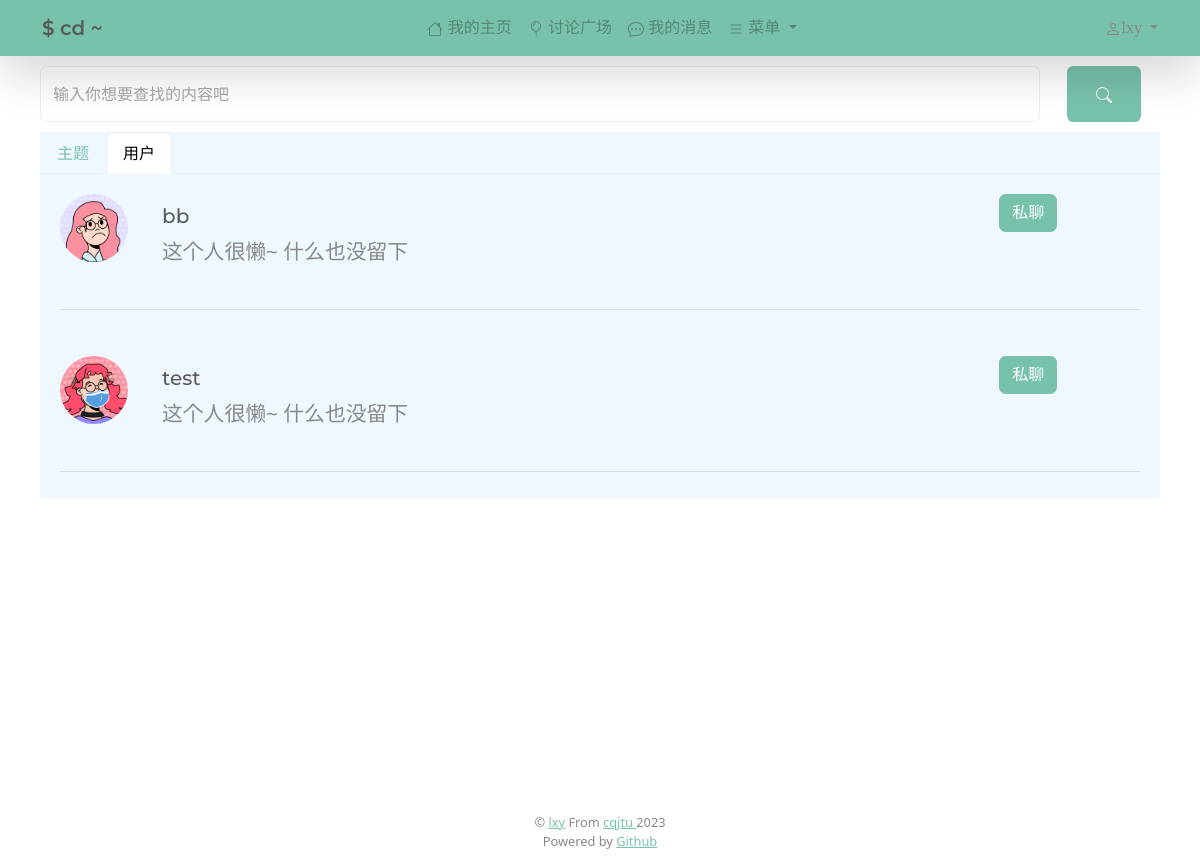
The app's page /search/users (signed in) with its own data.
### web/models.py (models this page shows)
class User(AbstractUser):
    username = models.CharField(max_length=100, null=True, unique=True)
    bio = models.TextField(null=True, default="这个人很懒~ 什么也没留下")
    avator = models.CharField(max_length=1000,null=True, default="https://img1.imgtp.com/2023/05/07/8NKt5JEn.png")
    email = models.EmailField(unique=True ,null =True)
    USERNAME_FIELD='username'
    REQUIRED_FIELDS = []

### web/views.py (the view)
# urls.py: path("search/<str:tabs>", views.search, name='search'),
@login_required(login_url='login')
def search(request, tabs):
    if request.method == 'POST':
        query = request.POST.get('query_value')
        if tabs == 'topics':
            posts = Postings.objects.filter(
                Q(title__contains=query) | Q(subtitle__contains=query)
            )[:20]
            context = {'isactive':'search', 'posts': posts, 'tabs':'topics'}
        else :
            users = User.objects.exclude(username=request.user.username).filter(username__contains=query)[:20]
            context = {'isactive':'search', 'users': users, 'tabs':'users'}
    else:
        if tabs == 'topics':
            posts = Postings.objects.all()[:20]
            context = {'isactive':'search', 'posts': posts, 'tabs':'topics'}
        else :
            users = User.objects.exclude(username=request.user.username).all()[:20]
            context = {'isactive':'search', 'users': users, 'tabs':'users'}
    return render(request, 'web/search.html', context)

### web/templates/web/search.html (shortened to what this page needs)
{% extends 'main.html' %}
{% load static %}
{% load get_mod %}
{% block content %}
<div class="container text-center" style="padding: 10px;">
    <div class="search-wrap">
        <form class="search-box d-flex" action="{% url 'search' tabs %}" method="post">
            <input name="query_value" class="search-content form-control me-2" placeholder="输入你想要查找的内容吧">
            <button class="search-btn btn bg-primary" style="width: 10vh; color: #ffff;" type="submit">
            </button>
        </form>
    </div>
    <div class="result-box">
        <ul class="nav nav-tabs">
            <li class="nav-item">
              <a class="nav-link
                {% if tabs == 'topics' %}active{% endif %}"
                href="{% url 'search' 'topics' %}">主题</a>
            </li>
            <li class="nav-item">
              <a class="nav-link
              {% if tabs == 'users' %}active{% endif %}"
              href="{% url 'search' 'users' %}">用户</a>
            </li>
          </ul>
          <div class="result-content">
            {% if tabs == 'topics' %}
                <div class="post-list">
                    {% for post in posts %}
                        <div class="post-item text-start">
                            <div class="row">
                                <div class="col-3">
                                    <img
                                        src="{% static 'images' %}/{{ post.id|get_mod:100  }}.png"
                                    />
                                </div>
                                <div class="col-9">
                                    <div class="post-item-info">
                                        <p>{{ post.create_time|date:"Y-m-d" }}</p>
                                        <a href="{% url 'postContent' post.id %}">
                                            <h4 class="text-truncate" style="max-width: 200px;">{{ post.title }}</h4>
                                            <h5 class="text-truncate" style="max-width: 300px;">{{ post.subtitle }}</h5>
                                        </a>
                                        <hr />
                                        <p>作者：{{ post.username }}</p>
                                    </div>
                                </div>
                            </div>
                        </div>
                        <hr />
                    {% endfor %}
                    {% if posts|length == 0 %}
                    <div class="no-result">
                        <h3>没有找到任何结果</h3>
                    </div>
                    {% endif %}
                </div>
            {% else %}
                <div class="user-list">
                    {% for user in users %}
                        <div class="user-item text-start">
                            <div class="row">
                                <div class="col-1">
                                    <img
                                        src="{% static user.avator %}"
                                    />
                                </div>
                                <div class="col-9">
                                    <div class="user-item-info">
                                        <h5>{{user.username}}</h5>
                                        <p class="text-truncate" style="max-width: 400px;">{{user.bio}}</p>
                                    </div>
                                </div>
                                <div class="col-2">
                                    <a href="{% url 'chat' user.username %}" type="button" class="btn btn-primary" >私聊</a>
                                </div>
                            </div>
                            <hr>
                        </div>
                    {% endfor %}
                </div>
            {% endif %}
          </div>
    </div>
  </div>
{% endblock %}

### templates/navbar.html (shortened to what this page needs)
<nav class="navbar shadow-lg navbar-expand-lg bg-primary" data-bs-theme="light">
    <div class="container">
      <a class="navbar-brand" style="font-weight: 600;" href="{% url 'index' %}">$ cd ~</a>
      <div class="collapse navbar-collapse justify-content-end" id="navbarTogglerDemo01">
        <ul class="navbar-nav navbar-right">
          <li class="nav-item">
            <a class="nav-link {% if isactive == 'index' %} active {% endif %}" href="{% url 'index' %}"> 我的主页</a>
          </li>
          <li class="nav-item">
            <a class="nav-link {% if isactive == 'topics' %} active {% endif %}"  href="{% url 'topics' %}"> 讨论广场</a>
          </li>
          <li class="nav-item">
            <a class="nav-link {% if isactive == 'message' %} active {% endif %}"  href="{% url 'message' %}">
              我的消息</a>
          </li>
          <li class="nav-item dropdown ">
            <a class="nav-link dropdown-toggle" href="#" role="button" data-bs-toggle="dropdown" aria-expanded="false">
              菜单
            </a>
          </li>
        </ul>
      </div>
      {% if request.user.is_authenticated %}
      <div class="collapse navbar-collapse justify-content-end" data-bs-theme="light" id="navbarTogglerDemo01">
        <div class="nav-item dropdown">
          <a class="nav-link dropdown-toggle" href="#" role="button" data-bs-toggle="dropdown" aria-expanded="false" style="font-family: 'Lucida Sans';">
            {{ request.user.username }}
          </a>
        </div>
      </div>
      {% endif %}
    </div>
  </nav>

### static/css/main.css (style rules this page uses)
p { font-size: 1.3em; }
.btn { width: auto; margin-left: 1.2rem; margin-right: 1.2rem; }
.search-box { height: 7vh; }
.result-box { margin-top: 10px; background-color: aliceblue; min-height: 300px; }
.user-item img { width: 100%; border-radius: 50%; }
.user-item { margin: 10px; padding: 10px; }
.user-item-info { padding: 10px; }

### templates/main.html (style rules this page uses)
div { clear: both; }

### records on screen
User: user.username "lxy"
User: avator (picture), username "bb", bio "这个人很懒~ 什么也没留下"
User: avator (picture), username "test", bio "这个人很懒~ 什么也没留下"
